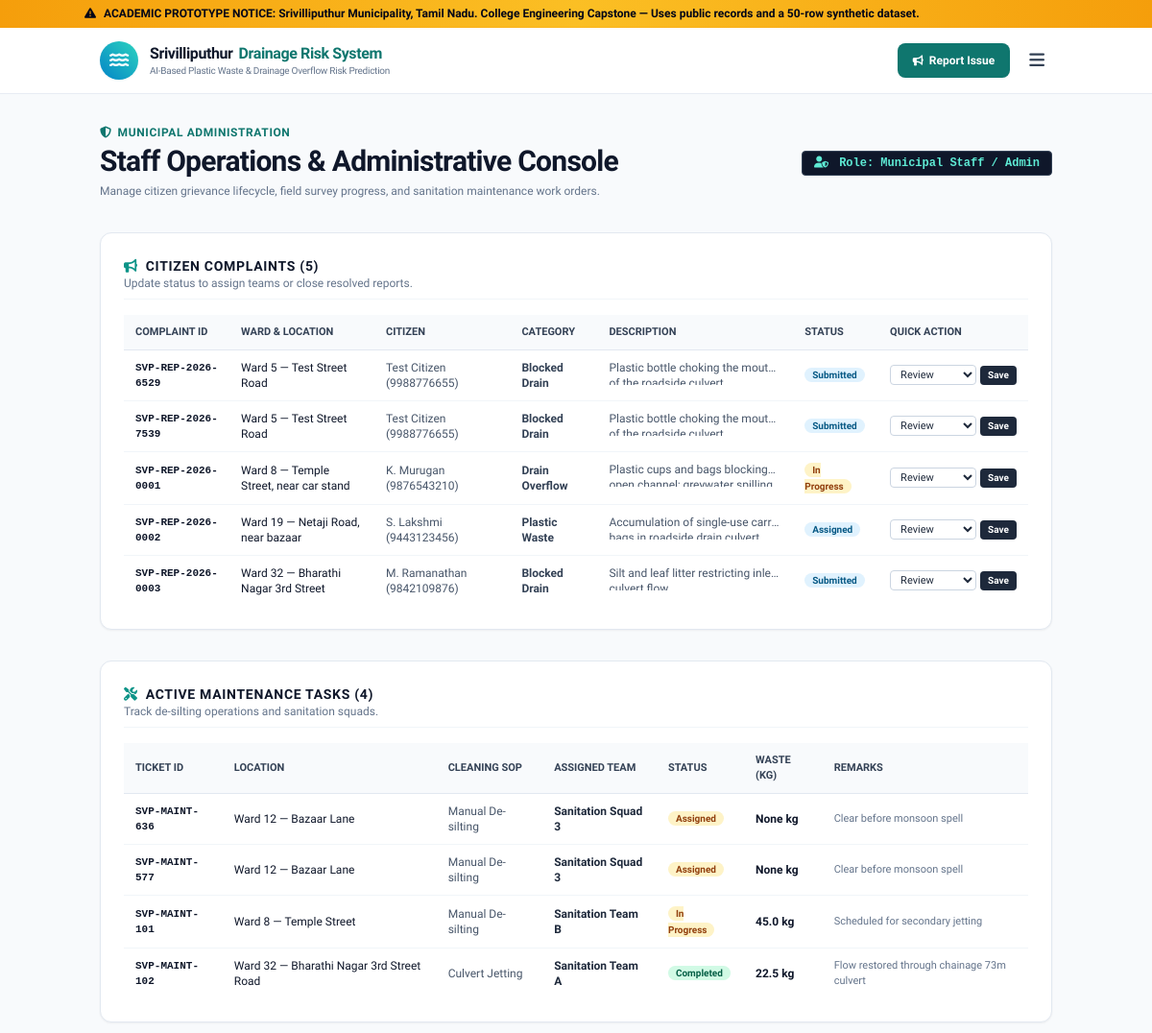
The page /admin (upper part) on the database as committed earlier.
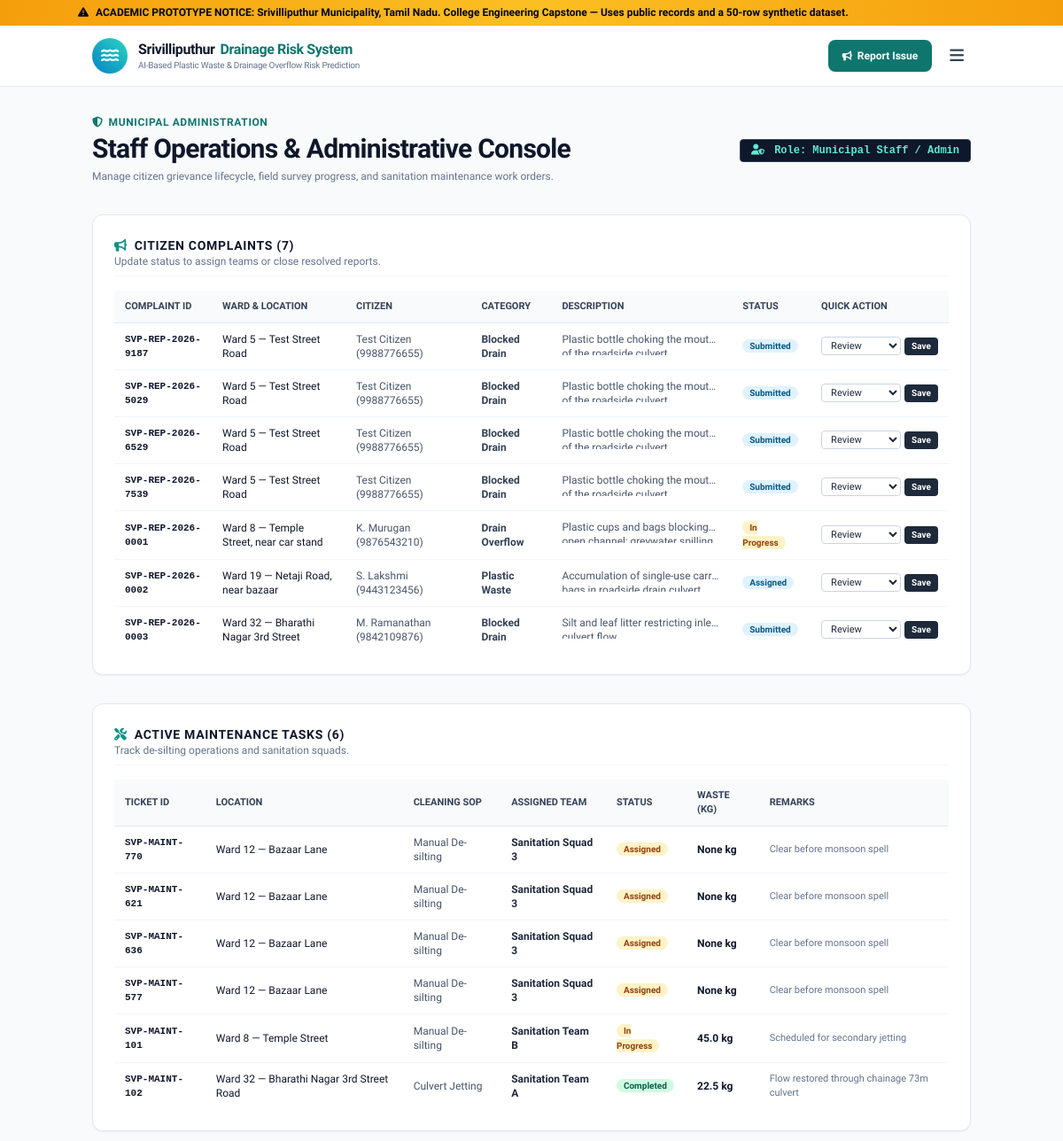
The same page on the database as committed later.
### tables this page shows
CREATE TABLE citizen_reports (
        id INTEGER PRIMARY KEY AUTOINCREMENT,
        complaint_id TEXT UNIQUE NOT NULL,
        name TEXT,
        phone TEXT,
        email TEXT,
        ward_no INTEGER,
        street_location TEXT NOT NULL,
        gps_lat REAL,
        gps_lng REAL,
        issue_type TEXT NOT NULL,
        description TEXT NOT NULL,
        photo_filename TEXT,
        status TEXT NOT NULL DEFAULT 'Submitted',
        created_at TIMESTAMP DEFAULT CURRENT_TIMESTAMP,
        updated_at TIMESTAMP DEFAULT CURRENT_TIMESTAMP
    );

CREATE TABLE maintenance_records (
        id INTEGER PRIMARY KEY AUTOINCREMENT,
        ticket_id TEXT UNIQUE NOT NULL,
        drain_id TEXT,
        ward_no INTEGER,
        street TEXT NOT NULL,
        issue_description TEXT NOT NULL,
        cleaning_type TEXT,
        cleaning_date TEXT,
        waste_removed_kg REAL,
        assigned_team TEXT,
        status TEXT NOT NULL DEFAULT 'Pending',
        completion_date TEXT,
        photo_evidence TEXT,
        remarks TEXT,
        updated_at TIMESTAMP DEFAULT CURRENT_TIMESTAMP
    );

### app.py (the view)
@app.route('/admin')
def admin():
    conn = get_db()
    c = conn.cursor()
    c.execute("SELECT * FROM citizen_reports ORDER BY created_at DESC")
    reports = [dict(row) for row in c.fetchall()]
    c.execute("SELECT * FROM maintenance_records ORDER BY updated_at DESC")
    maint = [dict(row) for row in c.fetchall()]
    c.execute("SELECT * FROM field_surveys")
    surveys = [dict(row) for row in c.fetchall()]
    conn.close()
    return render_template('admin.html', reports=reports, maintenance=maint, surveys=surveys)

### app.py (called while the page is built)
def get_db():
    conn = sqlite3.connect(str(DB_PATH))
    conn.row_factory = sqlite3.Row
    return conn

@app.context_processor
def inject_global_context():
    return {
        'project_title': 'AI-Based Plastic Waste & Drainage Overflow Risk Prediction System',
        'municipality_name': 'Srivilliputhur Municipality',
        'state_name': 'Tamil Nadu',
        'prototype_disclaimer': 'Academic Demonstration Prototype — Built using public municipal records and a 50-row synthetic ML dataset. Not an official municipal deployment.',
        'current_year': '2026'
    }

    def __call__(self, environ, start_response):
        path = environ.get('PATH_INFO', '')
        for entry in ['/api/index.py', '/api/index']:
            if path == entry:
                environ['PATH_INFO'] = '/'
                break
            elif path.startswith(entry + '/'):
                environ['PATH_INFO'] = path[len(entry):]
                break
        return self.wsgi_app(environ, start_response)

### templates/admin.html (shortened to what the changed rows need)
{% extends "base.html" %}
{% block content %}
<div class="container mx-auto px-4 py-8">
  <div class="flex flex-col md:flex-row md:items-center justify-between gap-4 mb-8">
    <div>
      <h1 class="text-2xl md:text-3xl font-extrabold text-slate-900 tracking-tight">
        Staff Operations & Administrative Console
      </h1>
    </div>
  </div>
  <div class="space-y-8">
    <div class="bg-white border border-slate-200 rounded-xl p-6 shadow-sm">
      <div class="flex items-center justify-between mb-4 pb-2 border-b border-slate-100">
        <div>
          <h2 class="text-sm font-bold text-slate-900 uppercase tracking-wider flex items-center gap-2">
            <i class="fa-solid fa-bullhorn text-teal-600"></i> Citizen Complaints ({{ reports|length }})
          </h2>
          <p class="text-xs text-slate-500">Update status to assign teams or close resolved reports.</p>
        </div>
      </div>
      <div class="overflow-x-auto">
        <table class="w-full text-xs text-left">
          <thead class="bg-slate-50 text-slate-700 font-semibold border-b border-slate-200 uppercase text-[11px]">
            <tr>
              <th class="px-3 py-2.5">Complaint ID</th>
              <th class="px-3 py-2.5">Ward & Location</th>
              <th class="px-3 py-2.5">Citizen</th>
              <th class="px-3 py-2.5">Category</th>
              <th class="px-3 py-2.5">Description</th>
              <th class="px-3 py-2.5">Status</th>
              <th class="px-3 py-2.5">Quick Action</th>
            </tr>
          </thead>
          <tbody class="divide-y divide-slate-100">
            {% for r in reports %}
            <tr class="hover:bg-slate-50 transition">
              <td class="px-3 py-2.5 font-bold text-slate-900 font-mono text-[11px]">{{ r.complaint_id }}</td>
              <td class="px-3 py-2.5 text-slate-900 font-medium">Ward {{ r.ward_no }} — {{ r.street_location }}</td>
              <td class="px-3 py-2.5 text-slate-600">{{ r.name }} ({{ r.phone }})</td>
              <td class="px-3 py-2.5 text-slate-700 font-semibold">{{ r.issue_type }}</td>
              <td class="px-3 py-2.5 text-slate-600 max-w-xs line-clamp-1">{{ r.description }}</td>
              <td class="px-3 py-2.5">
                <span class="px-2 py-0.5 rounded-full text-[10px] font-bold {% if r.status == 'Resolved' %}bg-emerald-100 text-emerald-800{% elif r.status == 'In Progress' %}bg-amber-100 text-amber-800{% else %}bg-sky-100 text-sky-800{% endif %}">
                  {{ r.status }}
                </span>
              </td>
              <td class="px-3 py-2.5">
                <form action="{{ url_for('api_maintenance') }}" method="POST" class="flex items-center gap-1">
                  <select name="status_update" class="text-[11px] bg-white border border-slate-300 rounded px-1.5 py-0.5">
                    <option value="Under Review">Review</option>
                  </select>
                  <button type="button" onclick="alert('Status updated for {{ r.complaint_id }}')" class="px-2 py-0.5 bg-slate-800 hover:bg-slate-700 text-white rounded text-[10px] font-semibold">
                    Save
                  </button>
                </form>
              </td>
            </tr>
            {% endfor %}
          </tbody>
        </table>
      </div>
    </div>
    <div class="bg-white border border-slate-200 rounded-xl p-6 shadow-sm">
      <div class="flex items-center justify-between mb-4 pb-2 border-b border-slate-100">
        <div>
          <h2 class="text-sm font-bold text-slate-900 uppercase tracking-wider flex items-center gap-2">
            <i class="fa-solid fa-screwdriver-wrench text-teal-600"></i> Active Maintenance Tasks ({{ maintenance|length }})
          </h2>
          <p class="text-xs text-slate-500">Track de-silting operations and sanitation squads.</p>
        </div>
      </div>
      <div class="overflow-x-auto">
        <table class="w-full text-xs text-left">
          <thead class="bg-slate-50 text-slate-700 font-semibold border-b border-slate-200 uppercase text-[11px]">
            <tr>
              <th class="px-3 py-2.5">Ticket ID</th>
              <th class="px-3 py-2.5">Location</th>
              <th class="px-3 py-2.5">Cleaning SOP</th>
              <th class="px-3 py-2.5">Assigned Team</th>
              <th class="px-3 py-2.5">Status</th>
              <th class="px-3 py-2.5">Waste (kg)</th>
              <th class="px-3 py-2.5">Remarks</th>
            </tr>
          </thead>
          <tbody class="divide-y divide-slate-100">
            {% for m in maintenance %}
            <tr class="hover:bg-slate-50 transition">
              <td class="px-3 py-2.5 font-bold text-slate-900 font-mono text-[11px]">{{ m.ticket_id }}</td>
              <td class="px-3 py-2.5 text-slate-900 font-medium">Ward {{ m.ward_no }} — {{ m.street }}</td>
              <td class="px-3 py-2.5 text-slate-600">{{ m.cleaning_type }}</td>
              <td class="px-3 py-2.5 font-semibold text-slate-800">{{ m.assigned_team }}</td>
              <td class="px-3 py-2.5">
                <span class="px-2 py-0.5 rounded-full text-[10px] font-bold {% if m.status == 'Completed' %}bg-emerald-100 text-emerald-800{% else %}bg-amber-100 text-amber-800{% endif %}">
                  {{ m.status }}
                </span>
              </td>
              <td class="px-3 py-2.5 font-bold text-slate-900">{{ m.waste_removed_kg }} kg</td>
              <td class="px-3 py-2.5 text-slate-500 text-[11px]">{{ m.remarks }}</td>
            </tr>
            {% endfor %}
          </tbody>
        </table>
      </div>
    </div>
  </div>
</div>
{% endblock %}

Rows that differ between the two databases and show on the page:
added citizen_reports: complaint_id "SVP-REP-2026-9187", ward_no "5", street_location "Test Street Road", name "Test Citizen", phone "9988776655", issue_type "Blocked Drain", description "Plastic bottle choking the…", status "Submitted"
added citizen_reports: complaint_id "SVP-REP-2026-5029", ward_no "5", street_location "Test Street Road", name "Test Citizen", phone "9988776655", issue_type "Blocked Drain", description "Plastic bottle choking the…", status "Submitted"
added maintenance_records: ticket_id "SVP-MAINT-770", ward_no "12", street "Bazaar Lane", cleaning_type "Manual De-silting", assigned_team "Sanitation Squad 3", status "Assigned", waste_removed_kg "None", remarks "Clear before monsoon spell"
added maintenance_records: ticket_id "SVP-MAINT-621", ward_no "12", street "Bazaar Lane", cleaning_type "Manual De-silting", assigned_team "Sanitation Squad 3", status "Assigned", waste_removed_kg "None", remarks "Clear before monsoon spell"
Other text that changed with them:
{{ reports|length }}: "5" → "7"
{{ maintenance|length }}: "4" → "6"
